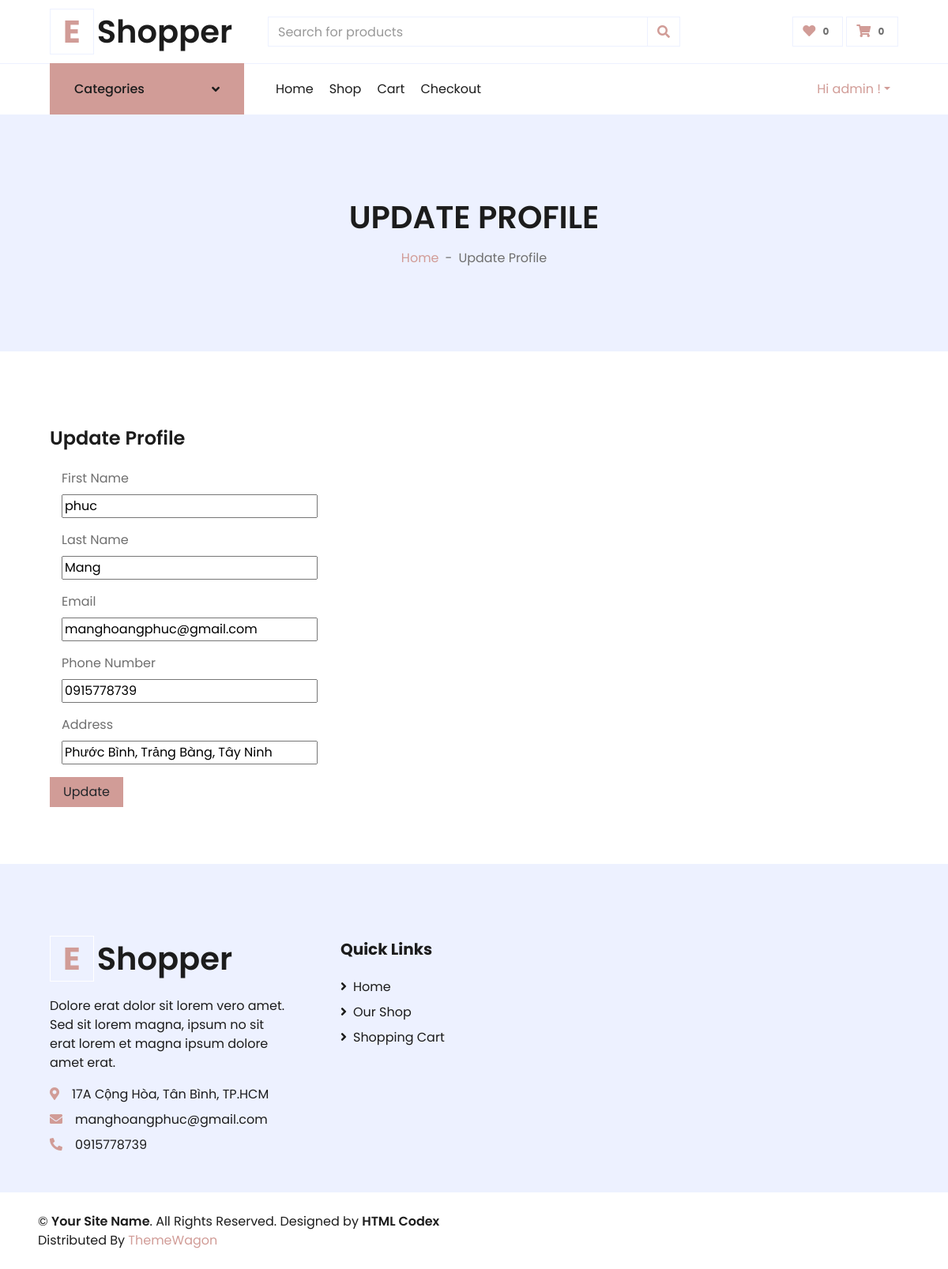
Screenshot of /accounts/profile/update-profile/ (signed in) with the database file from the repository.
### customer/models.py (models this page shows)
class Customer(AbstractUser):
    phone_number = models.CharField(default='', max_length=15)
    address = models.CharField(default='', max_length=255)

### customer/views.py (the view)
# urls.py: path('profile/update-profile/', ViewUpdateProfile.as_view(), name='update-profile'),
class ViewUpdateProfile(View):
    @method_decorator(login_required)
    def get(self, request):
        categories = Category.objects.all()
        role = request.role
        form = ProfileForm(instance=request.user)
        return render(request, 'customer/update_profile.html', locals())

### customer/forms.py
class ProfileForm(UserChangeForm):
    class Meta:
        model = Customer
        fields = [
            'first_name',
            'last_name',
            'email',
            'phone_number',
            'address',
        ]

### templates/customer/update_profile.html (shortened to what this page needs)
{% extends 'customer/base.html' %}
{% load static%}
{% block cssblock %}
    <link href="https://cdnjs.cloudflare.com/ajax/libs/font-awesome/5.10.0/css/all.min.css" rel="stylesheet">
    <link href="{% static 'homepage/lib/owlcarousel/assets/owl.carousel.min.css' %}" rel="stylesheet">
    <link href="{% static 'homepage/css/style.css' %}" rel="stylesheet">
{% endblock %}
{% block content %}
    <div class="container-fluid bg-secondary mb-5">
        <div class="d-flex flex-column align-items-center justify-content-center" style="min-height: 300px">
            <h1 class="font-weight-semi-bold text-uppercase mb-3">Update Profile</h1>
            <div class="d-inline-flex">
                <p class="m-0"><a href="{% url 'index' %}">Home</a></p>
                <p class="m-0 px-2">-</p>
                <p class="m-0">Update Profile</p>
            </div>
        </div>
    </div>
<div class="container-fluid pt-5">
    <form method="post" action="{% url 'update'%}">
         <div class="row px-xl-5">
            <div class="col-lg-8">
                <div class="mb-4">
                    <h4 class="font-weight-semi-bold mb-4">Update Profile</h4>
                    <div class="col-md-6 form-group">
                        <label>First Name</label>
                        <p>{{ form.first_name }}</p>
                    </div>
                    <div class="col-md-6 form-group">
                        <label>Last Name</label>
                        <p>{{ form.last_name }}</p>
                    </div>
                    <div class="col-md-6 form-group">
                        <label>Email</label>
                        <p>{{ form.email }}</p>
                    </div>
                    <div class="col-md-6 form-group">
                        <label>Phone Number</label>
                        <p>{{ form.phone_number }}</p>
                    </div>
                    <div class="col-md-6 form-group">
                        <label>Address</label>
                        <p>{{ form.address }}</p>
                    </div>
                    <button type="submit" class="btn btn-primary px-3">Update </button>
                </div>
            </div>
        </div>
    </form>
</div>
{% endblock %}

### templates/customer/navbar.html (shortened to what this page needs)
{% load static %}
    <div class="container-fluid">
        <div class="row align-items-center py-3 px-xl-5">
            <div class="col-lg-3 d-none d-lg-block">
                <a href="{% url 'index' %}" class="text-decoration-none">
                    <h1 class="m-0 display-5 font-weight-semi-bold"><span class="text-primary font-weight-bold border px-3 mr-1">E</span>Shopper</h1>
                </a>
            </div>
            <div class="col-lg-6 col-6 text-left">
                <form action="{% url 'product-search' %}">
                    <div class="input-group">
                        <input type="search" name="search" class="form-control" placeholder="Search for products">
                        <div class="input-group-append">
                            <button class="input-group-text bg-transparent text-primary">
                                <i class="fa fa-search"></i>
                            </button>
                        </div>
                    </div>
                </form>
            </div>
            <div class="col-lg-3 col-6 text-right">
                <a href="" class="btn border">
                    <i class="fas fa-heart text-primary"></i>
                    <span class="badge">0</span>
                </a>
                <a href="" class="btn border">
                    <i class="fas fa-shopping-cart text-primary"></i>
                    <span class="badge">0</span>
                </a>
            </div>
        </div>
    </div>
    <div class="container-fluid">
        <div class="row border-top px-xl-5">
            <div class="col-lg-3 d-none d-lg-block">
                <a class="btn shadow-none d-flex align-items-center justify-content-between bg-primary text-white w-100" data-toggle="collapse" href="#navbar-vertical" style="height: 65px; margin-top: -1px; padding: 0 30px;">
                    <h6 class="m-0">Categories</h6>
                    <i class="fa fa-angle-down text-dark"></i>
                </a>
            </div>
            <div class="col-lg-9">
                <nav class="navbar navbar-expand-lg bg-light navbar-light py-3 py-lg-0 px-0">
                    <div class="collapse navbar-collapse justify-content-between" id="navbarCollapse">
                        <div class="navbar-nav mr-auto py-0">
                            <a href="{% url 'index' %}" class="nav-item nav-link">Home</a>
                            <a href="{% url 'list-product'%}" class="nav-item nav-link ">Shop</a>
                            <a href="{% url 'cart' %}" class="nav-item nav-link">Cart</a>
                            <a href="{% url 'checkout' %}" class="nav-item nav-link">Checkout</a>
                        </div>
                        <div class="navbar-nav ml-auto py-0">
                            {% if user.is_authenticated %}
                            <div class="nav-item dropdown">
                                {% if role != 'Customer' %}
                                <a href="#" class="nav-link dropdown-toggle active" data-toggle="dropdown">Hi {{ user.username }} !</a>
                                {% endif %}
                            </div>
                            {% else %}
                            <a href="{% url 'login' %}" class="nav-item nav-link">Login</a>
                            <a href="{% url 'register' %}" class="nav-item nav-link">Register</a>
                            {% endif %}
                        </div>
                    </div>
                </nav>
            </div>
        </div>
    </div>

### rows the page displays
Customer: username "admin", first_name "phuc", last_name "Mang", email "manghoangphuc@gmail.com", phone_number "0915778739", address "Phước Bình, Trảng Bàng, Tây Ninh"
